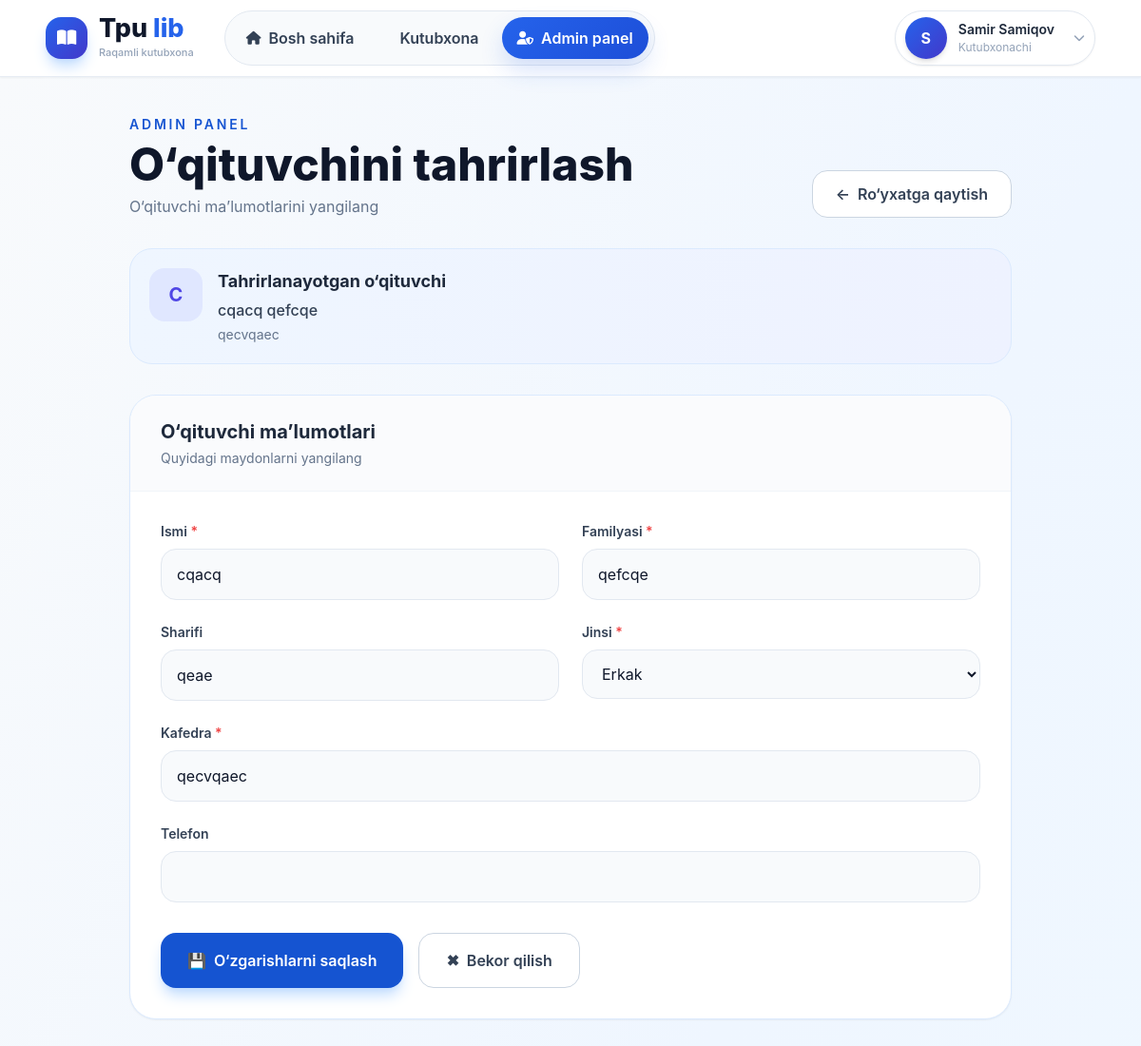
Screenshot of /panel/admin/teachers/6/edit/ (signed in) with the database file from the repository.
### library/models.py (models this page shows, shortened)
class TimeStampedModel(models.Model):
    created_at = models.DateTimeField(auto_now_add=True, verbose_name="Yaratilgan vaqt")
    updated_at = models.DateTimeField(auto_now=True, verbose_name="Yangilangan vaqt")
    class Meta:
        abstract = True

class Teacher(TimeStampedModel):
    GENDER_CHOICES = (
        ('erkak', 'Erkak'),
        ('ayol', 'Ayol'),
    )
    user = models.OneToOneField(
        User,
        on_delete=models.CASCADE,
        related_name='teacher_profile',
        verbose_name="Foydalanuvchi",
    )
    first_name = models.CharField("Ismi", max_length=100)
    last_name = models.CharField("Familyasi", max_length=100)
    middle_name = models.CharField("Sharifi", max_length=100, blank=True)
    gender = models.CharField("Jinsi", max_length=10, choices=GENDER_CHOICES)
    department = models.CharField("Kafedra", max_length=150)
    phone = models.CharField("Telefon", max_length=30, blank=True)
    generated_login = models.CharField("Berilgan login", max_length=150, blank=True)
    generated_password = models.CharField("Berilgan parol", max_length=150, blank=True)
    is_blocked = models.BooleanField("Bloklangan", default=False)
    class Meta:
        verbose_name = "O‘qituvchi"
        verbose_name_plural = "O‘qituvchilar"
        ordering = ['last_name', 'first_name']

### library/views.py (the view)
# urls.py: path('panel/admin/teachers/<int:pk>/edit/', teacher_edit, name='teacher_edit'),
@login_required
def teacher_edit(request, pk):
    if not is_library_admin(request.user):
        return redirect('home_page')
    teacher = get_object_or_404(Teacher, pk=pk)
    if request.method == 'POST':
        form = TeacherPanelForm(request.POST, instance=teacher)
        if form.is_valid():
            teacher = form.save()
            if teacher.user:
                teacher.user.first_name = teacher.first_name
                teacher.user.last_name = teacher.last_name
                teacher.user.save()
            return redirect('teachers_list')
    else:
        form = TeacherPanelForm(instance=teacher)
    return render(request, 'library/teachers/edit.html', {
        'form': form,
        'teacher': teacher,
    })

### library/forms.py (shortened to what this page needs)
class TeacherPanelForm(forms.ModelForm):
    class Meta:
        model = Teacher
        fields = [
            'first_name',
            'last_name',
            'middle_name',
            'gender',
            'department',
            'phone',
        ]

### library/context_processors.py (called while the page is built, shortened)
def admin_dashboard_stats(request):
    return {}

### library/views.py (called while the page is built)
def is_library_admin(user):
    return user.is_authenticated and (
        user.is_superuser or
        user.is_staff or
        hasattr(user, 'admin_profile')
    )

### templates/library/teachers/edit.html (shortened to what this page needs)
{% extends "library/base.html" %}
{% block content %}
<div class="min-h-screen bg-gradient-to-br from-slate-50 via-blue-50 to-sky-50">
    <div class="max-w-5xl mx-auto px-6 sm:px-8 lg:px-12 py-10">
        <div class="flex flex-col lg:flex-row lg:items-end lg:justify-between gap-6 mb-8">
            <div>
                <p class="text-sm font-semibold uppercase tracking-[0.2em] text-[#1554d1] mb-2">
                    Admin panel
                </p>
                <h1 class="text-4xl sm:text-5xl font-extrabold text-slate-900">
                    O‘qituvchini tahrirlash
                </h1>
                <p class="text-slate-500 mt-2">
                    O‘qituvchi ma’lumotlarini yangilang
                </p>
            </div>
            <div>
                <a href="{% url 'teachers_list' %}"
                   class="inline-flex items-center gap-2 px-6 py-3 rounded-2xl border border-slate-300 bg-white text-slate-700 font-semibold hover:bg-slate-50 transition">
                    <span>←</span>
                    <span>Ro‘yxatga qaytish</span>
                </a>
            </div>
        </div>
        <div class="mb-8 bg-gradient-to-r from-blue-50 to-indigo-50 border border-blue-100 rounded-[24px] p-5">
            <div class="flex items-start gap-4">
                <div class="w-14 h-14 rounded-2xl bg-indigo-100 text-indigo-600 flex items-center justify-center text-xl font-bold shrink-0">
                    {{ teacher.first_name|slice:":1"|upper }}
                </div>
                <div>
                    <h3 class="font-bold text-slate-800 text-lg mb-1">Tahrirlanayotgan o‘qituvchi</h3>
                    <p class="text-slate-700 font-medium">
                        {{ teacher.first_name }} {{ teacher.last_name }}
                    </p>
                    <p class="text-slate-500 text-sm mt-1">
                        {{ teacher.department|default:"Kafedra kiritilmagan" }}
                    </p>
                </div>
            </div>
        </div>
        <div class="bg-white rounded-[28px] border border-blue-100 shadow-sm overflow-hidden">
            <div class="px-8 py-6 border-b border-slate-100 bg-slate-50/70">
                <h2 class="text-xl font-bold text-slate-800">O‘qituvchi ma’lumotlari</h2>
                <p class="text-slate-500 text-sm mt-1">
                    Quyidagi maydonlarni yangilang
                </p>
            </div>
            <form method="post" enctype="multipart/form-data" class="p-8">
                <div class="grid grid-cols-1 md:grid-cols-2 gap-6">
                    {% for field in form %}
                    <div class="{% if field.name == 'phone' or field.name == 'department' %}md:col-span-2{% endif %}">
                        <label for="{{ field.id_for_label }}" class="block text-sm font-semibold text-slate-700 mb-2">
                            {{ field.label }}
                            {% if field.field.required %}
                                <span class="text-red-500">*</span>
                            {% endif %}
                        </label>
                        {{ field }}
                    </div>
                    {% endfor %}
                </div>
                <div class="pt-8 flex flex-col sm:flex-row gap-4">
                    <button
                        type="submit"
                        class="inline-flex items-center justify-center gap-2 px-7 py-4 rounded-2xl bg-[#1554d1] text-white font-semibold shadow-lg shadow-blue-200 hover:bg-[#0f45b0] transition"
                    >
                        <span>💾</span>
                        <span>O‘zgarishlarni saqlash</span>
                    </button>
                    <a
                        href="{% url 'teachers_list' %}"
                        class="inline-flex items-center justify-center gap-2 px-7 py-4 rounded-2xl border border-slate-300 bg-white text-slate-700 font-semibold hover:bg-slate-50 transition"
                    >
                        <span>✖</span>
                        <span>Bekor qilish</span>
                    </a>
                </div>
            </form>
        </div>
    </div>
</div>
{% endblock %}

### templates/library/base.html (shortened to what this page needs)
{% load static %}
<!DOCTYPE html>
<html lang="uz">
<head>
    <script src="https://cdn.tailwindcss.com"></script>
    <link href="https://cdnjs.cloudflare.com/ajax/libs/font-awesome/6.5.0/css/all.min.css" rel="stylesheet">
</head>
<body class="bg-slate-50 text-slate-800">
<header class="sticky top-0 z-50 bg-white/90 backdrop-blur-xl border-b border-slate-200/80 shadow-sm">
    <div class="max-w-screen-2xl mx-auto px-6 sm:px-8 lg:px-12">
        <div class="flex items-center justify-between h-20">
            <div class="flex items-center gap-8">
                <a href="{% url 'home_page' %}" class="flex items-center gap-3 group">
                    <div class="w-11 h-11 rounded-2xl bg-gradient-to-br from-blue-600 to-indigo-700 text-white flex items-center justify-center shadow-lg shadow-blue-200 text-lg">
                        <i class="fas fa-book-open"></i>
                    </div>
                    <div>
                        <p class="text-[27px] leading-none font-extrabold text-slate-900">
                            Tpu <span class="text-blue-600">lib</span>
                        </p>
                        <p class="text-[11px] text-slate-400 font-medium mt-1 hidden sm:block">
                            Raqamli kutubxona
                        </p>
                    </div>
                </a>
                <nav class="hidden md:flex items-center gap-2 bg-slate-50 border border-slate-200 rounded-full p-1.5">
                    <a href="{% url 'home_page' %}"
                       class="nav-link {% if request.path == '/' %}active{% endif %}">
                        <i class="fas fa-house text-sm"></i>
                        <span>Bosh sahifa</span>
                    </a>
                    <a href="{% url 'public_library' %}"
                       class="nav-link {% if '/kutubxona' in request.path or '/books/' in request.path %}active{% endif %}">
                        <span>Kutubxona</span>
                    </a>
                    {% if request.user.is_authenticated %}
                        {% if request.user.is_superuser or request.user.is_staff %}
                            <a href="{% url 'admin_panel' %}"
                               class="nav-link {% if '/panel/admin/' in request.path %}active{% endif %}">
                                <i class="fas fa-user-shield text-sm"></i>
                                <span>Admin panel</span>
                            </a>
                        {% endif %}
                    {% endif %}
                </nav>
            </div>
            <div class="flex items-center gap-3">
                {% if request.user.is_authenticated %}
                <div class="relative">
                    <button id="profileButton"
                            type="button"
                            onclick="toggleDropdown()"
                            class="flex items-center gap-3 px-2.5 py-1.5 rounded-full border border-slate-200 bg-white hover:bg-slate-50 shadow-sm transition">
                        <div class="w-11 h-11 rounded-full bg-gradient-to-br from-blue-600 to-indigo-700 text-white flex items-center justify-center font-bold shadow-md">
                            {% if request.user.first_name %}
                                {{ request.user.first_name|slice:":1"|upper }}
                            {% else %}
                                {{ request.user.username|slice:":1"|upper }}
                            {% endif %}
                        </div>
                        <div class="hidden sm:block text-left pr-2">
                            <p class="text-sm font-semibold text-slate-800 leading-tight">
                                {% if request.user.first_name or request.user.last_name %}
                                    {{ request.user.first_name }} {{ request.user.last_name }}
                                {% else %}
                                    {{ request.user.username }}
                                {% endif %}
                            </p>
                            {% if request.user.is_superuser %}
                                <p class="text-xs text-slate-400 mt-0.5">Super Admin</p>
                            {% elif request.user.is_staff %}
                                <p class="text-xs text-slate-400 mt-0.5">Kutubxonachi</p>
                            {% elif request.user.teacher_profile %}
                                <p class="text-xs text-slate-400 mt-0.5">O‘qituvchi</p>
                            {% elif request.user.student_profile %}
                                <p class="text-xs text-slate-400 mt-0.5">Talaba</p>
                            {% else %}
                                <p class="text-xs text-slate-400 mt-0.5">Foydalanuvchi</p>
                            {% endif %}
                        </div>
                        <i class="fas fa-chevron-down text-xs text-slate-400 hidden sm:block"></i>
                    </button>
                </div>
                {% else %}
                <a href="{% url 'login' %}"
                   class="inline-flex items-center gap-2 px-6 py-3 bg-gradient-to-r from-blue-700 to-indigo-700 hover:from-blue-800 hover:to-indigo-800 text-white rounded-2xl font-semibold transition shadow-lg shadow-blue-200">
                    <i class="fas fa-right-to-bracket"></i>
                    <span>Kirish</span>
                </a>
                {% endif %}
            </div>
        </div>
    </div>
</header>
<main class="w-full min-h-[70vh]">
    {% block content %}{% endblock %}
</main>
</body>
</html>

### templates/library/base.html (style rules this page uses)
body { font-family: 'Inter', system-ui, sans-serif; }
.nav-link { position: relative; display: inline-flex; align-items: center; gap: 8px; padding: 10px 16px; border-radius: 999px; font-weight: 600; color: #334155; transition: all 0.25s ease; }
.nav-link.active { background: linear-gradient(135deg, #2563eb, #1d4ed8); color: white; box-shadow: 0 12px 24px rgba(37, 99, 235, 0.18); }

### templates/library/teachers/edit.html (style rules this page uses)
input, select, textarea { width: 100%; border-radius: 16px; border: 1px solid #e2e8f0; background: #f8fafc; padding: 14px 16px; color: #0f172a; outline: none; transition: 0.2s ease; }

### rows the page displays
Teacher: first_name "C", first_name "cqacq", last_name "qefcqe", department "qecvqaec", form "cqacq" "qefcqe" "qeae" "Erkak" "qecvqaec"

### other values shown
{{ request.user.first_name|slice:":1"|upper }} "S"
{{ request.user.first_name }} "Samir"
{{ request.user.last_name }} "Samiqov"
{{ field.label }} "Ismi" "Familyasi" "Sharifi" "Jinsi" "Kafedra" "Telefon"
